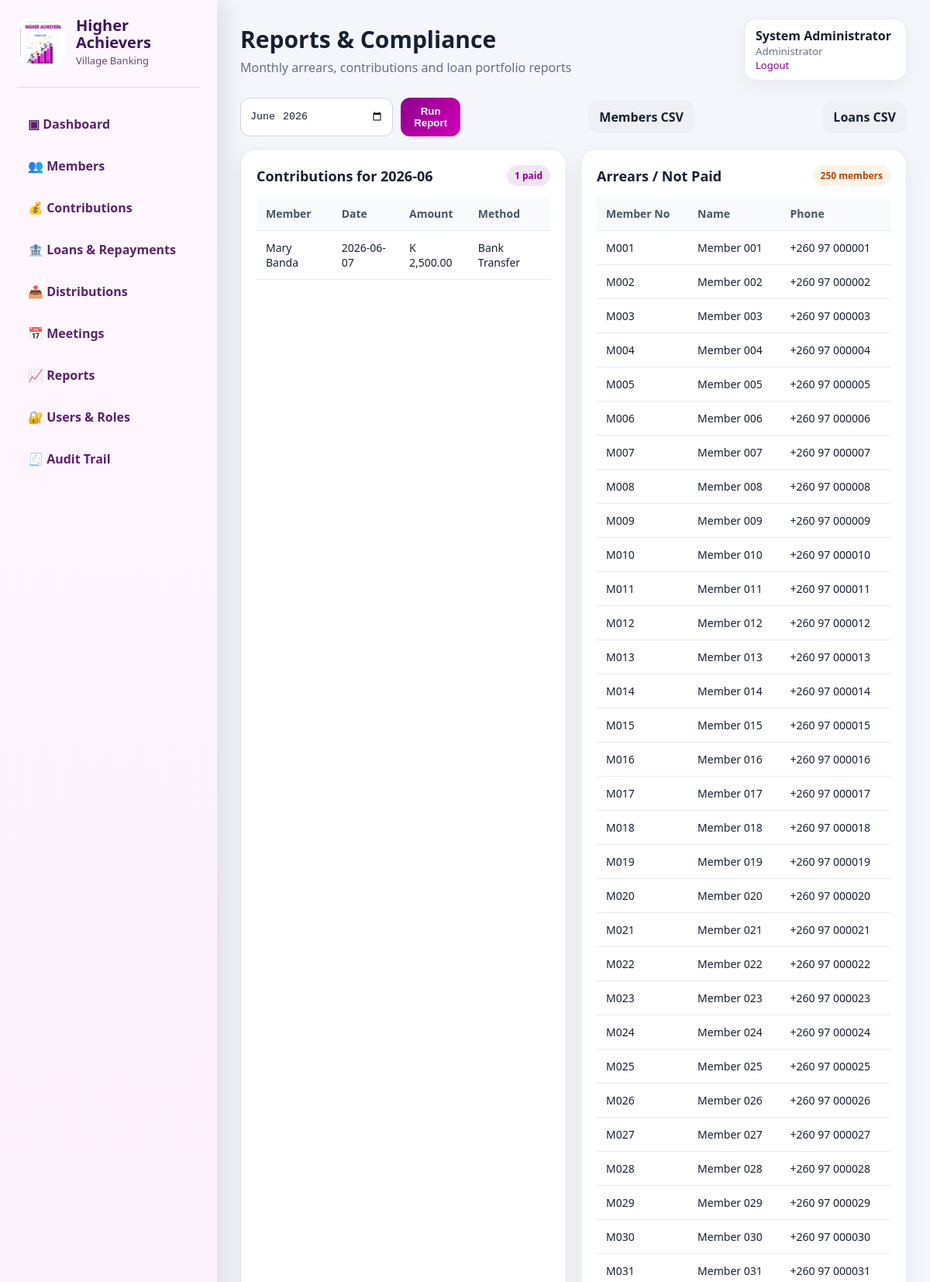
Screenshot of /reports (signed in, upper part) with the database file from the repository.
### higher_achievers_village_banking_pro_audit_V3/village_banking_app/village_banking_app/app.py (models this page shows)
class Contribution(db.Model):
    id = db.Column(db.Integer, primary_key=True)
    member_id = db.Column(db.Integer, db.ForeignKey('member.id'), nullable=False)
    month = db.Column(db.String(7), nullable=False)
    amount = db.Column(db.Numeric(12, 2), nullable=False)
    method = db.Column(db.String(30), nullable=False)
    reference = db.Column(db.String(80))
    paid_on = db.Column(db.Date, default=date.today)
    member = db.relationship('Member', backref='contributions')

class Member(db.Model):
    id = db.Column(db.Integer, primary_key=True)
    member_no = db.Column(db.String(20), unique=True, nullable=False)
    full_name = db.Column(db.String(120), nullable=False)
    phone = db.Column(db.String(30))
    national_id = db.Column(db.String(50))
    group_name = db.Column(db.String(80))
    status = db.Column(db.String(20), default='Active')
    created_at = db.Column(db.Date, default=date.today)

### higher_achievers_village_banking_pro_audit_V3/village_banking_app/village_banking_app/app.py (the view)
@app.route('/reports')
@login_required
@role_required('reports')
def reports():
    month = request.args.get('month') or date.today().strftime('%Y-%m')
    contribs = Contribution.query.filter_by(month=month).all()
    paid_member_ids = {c.member_id for c in contribs}
    arrears = Member.query.filter(Member.id.notin_(paid_member_ids)).all() if paid_member_ids else Member.query.all()
    return render_template('reports.html', month=month, contribs=contribs, arrears=arrears, open_loans=Loan.query.filter_by(status='Open').all())

### higher_achievers_village_banking_pro_audit_V3/village_banking_app/village_banking_app/app.py (called while the page is built)
def user_can(permission):
    user = session.get('user') or {}
    return permission in ROLE_PERMISSIONS.get(user.get('role'), [])

def money(value):
    return Decimal(value or 0).quantize(Decimal('0.01'))

@app.template_filter('kwacha')
def kwacha(value):
    return f"K {money(value):,.2f}"

@app.context_processor
def inject_globals():
    return dict(payment_methods=PAYMENT_METHODS, interest_percent=int(INTEREST_RATE * 100), client_name=CLIENT_NAME, producer_name=PRODUCER_NAME, current_year=date.today().year, current_user=session.get('user'), user_can=user_can, roles=ROLES)

def login_required(view):
    @wraps(view)
    def wrapped(*args, **kwargs):
        if not session.get('user'):
            return redirect(url_for('login', next=request.path))
        return view(*args, **kwargs)
    return wrapped

def role_required(permission):
    def decorator(view):
        @wraps(view)
        def wrapped(*args, **kwargs):
            if not session.get('user'):
                return redirect(url_for('login', next=request.path))
            if not user_can(permission):
                flash('You do not have permission to access that section.', 'error')
                return redirect(url_for('dashboard'))
            return view(*args, **kwargs)
        return wrapped
    return decorator

### higher_achievers_village_banking_pro_audit_V3/village_banking_app/village_banking_app/templates/reports.html (shortened to what this page needs)
{% extends 'base.html' %}
{% block page_title %}Reports & Compliance{% endblock %}
{% block subtitle %}Monthly arrears, contributions and loan portfolio reports{% endblock %}
{% block content %}
<div class="actions"><form><input type="month" name="month" value="{{ month }}"><button class="btn primary">Run Report</button></form><a class="btn" href="{{ url_for('export_csv', kind='members') }}">Members CSV</a><a class="btn" href="{{ url_for('export_csv', kind='loans') }}">Loans CSV</a></div>
<section class="two-col"><div class="panel"><div class="panel-head"><h2>Contributions for {{ month }}</h2><span class="badge">{{ contribs|length }} paid</span></div><table><thead><tr><th>Member</th><th>Date</th><th>Amount</th><th>Method</th></tr></thead><tbody>{% for c in contribs %}<tr><td>{{ c.member.full_name }}</td><td>{{ c.paid_on }}</td><td>{{ c.amount|kwacha }}</td><td>{{ c.method }}</td></tr>{% endfor %}</tbody></table></div><div class="panel"><div class="panel-head"><h2>Arrears / Not Paid</h2><span class="badge warning">{{ arrears|length }} members</span></div><table><thead><tr><th>Member No</th><th>Name</th><th>Phone</th></tr></thead><tbody>{% for m in arrears %}<tr><td>{{ m.member_no }}</td><td>{{ m.full_name }}</td><td>{{ m.phone or '-' }}</td></tr>{% endfor %}</tbody></table></div></section>
{% endblock %}

### higher_achievers_village_banking_pro_audit_V3/village_banking_app/village_banking_app/static/style.css (style rules this page uses)
:root { --purple:#8d008d;--magenta:#d100b8;--teal:#0f8c9a;--ink:#172033;--muted:#667085;--bg:#f4f6fb;--card:#fff;--border:#e6e9f2;--good:#12805c;--warn:#b54708;--bad:#b42318 }
* { box-sizing:border-box }
body { margin:0;background:var(--bg);color:var(--ink);font-family:Segoe UI,Arial,sans-serif }
.two-col { display:grid;grid-template-columns:1fr 1fr;gap:18px;margin-bottom:18px }
.panel { background:white;border:1px solid var(--border);border-radius:20px;padding:20px;box-shadow:0 10px 28px rgba(16,24,40,.06);overflow:auto }
.panel-head { display:flex;justify-content:space-between;align-items:center;gap:12px;margin-bottom:14px }
.panel h2 { margin:0;font-size:18px }
.badge { display:inline-flex;align-items:center;background:#f2e6f5;color:var(--purple);border-radius:999px;padding:5px 10px;font-size:12px;font-weight:700 }
.badge.warning { background:#fff3e8;color:var(--warn) }
table { width:100%;border-collapse:collapse;font-size:14px }
th { text-align:left;color:#475467;background:#f8fafc;padding:12px;border-bottom:1px solid var(--border);white-space:nowrap }
td { padding:12px;border-bottom:1px solid var(--border);vertical-align:top }
.actions { display:flex;justify-content:space-between;align-items:center;gap:12px;margin-bottom:16px;flex-wrap:wrap }
.actions form { display:flex;gap:10px }
.btn,button { border:0;border-radius:12px;background:#eef0f6;color:var(--ink);padding:10px 14px;font-weight:800;text-decoration:none;cursor:pointer }
.btn.primary,button.primary { background:linear-gradient(135deg,var(--purple),var(--magenta));color:white }
input,select,textarea { width:100%;border:1px solid #d0d5dd;border-radius:12px;padding:11px;background:white;color:var(--ink) }

### rows the page displays
Contribution: member.full_name "Mary Banda", paid_on "2026-06-07", amount|kwacha "K 2,500.00", method "Bank Transfer"
Member: member_no "M001", full_name "Member 001", phone "+260 97 000001"
Member: member_no "M002", full_name "Member 002", phone "+260 97 000002"
Member: member_no "M003", full_name "Member 003", phone "+260 97 000003"
Member: member_no "M004", full_name "Member 004", phone "+260 97 000004"
Member: member_no "M005", full_name "Member 005", phone "+260 97 000005"
Member: member_no "M006", full_name "Member 006", phone "+260 97 000006"
Member: member_no "M007", full_name "Member 007", phone "+260 97 000007"
Member: member_no "M008", full_name "Member 008", phone "+260 97 000008"
Member: member_no "M009", full_name "Member 009", phone "+260 97 000009"
Member: member_no "M010", full_name "Member 010", phone "+260 97 000010"
Member: member_no "M011", full_name "Member 011", phone "+260 97 000011"
Member: member_no "M012", full_name "Member 012", phone "+260 97 000012"
Member: member_no "M013", full_name "Member 013", phone "+260 97 000013"
Member: member_no "M014", full_name "Member 014", phone "+260 97 000014"
Member: member_no "M015", full_name "Member 015", phone "+260 97 000015"
Member: member_no "M016", full_name "Member 016", phone "+260 97 000016"
Member: member_no "M017", full_name "Member 017", phone "+260 97 000017"
Member: member_no "M018", full_name "Member 018", phone "+260 97 000018"
Member: member_no "M019", full_name "Member 019", phone "+260 97 000019"
Member: member_no "M020", full_name "Member 020", phone "+260 97 000020"
Member: member_no "M021", full_name "Member 021", phone "+260 97 000021"
Member: member_no "M022", full_name "Member 022", phone "+260 97 000022"
Member: member_no "M023", full_name "Member 023", phone "+260 97 000023"
Member: member_no "M024", full_name "Member 024", phone "+260 97 000024"
Member: member_no "M025", full_name "Member 025", phone "+260 97 000025"
Member: member_no "M026", full_name "Member 026", phone "+260 97 000026"
Member: member_no "M027", full_name "Member 027", phone "+260 97 000027"
Member: member_no "M028", full_name "Member 028", phone "+260 97 000028"
Member: member_no "M029", full_name "Member 029", phone "+260 97 000029"
Member: member_no "M030", full_name "Member 030", phone "+260 97 000030"
Member: member_no "M031", full_name "Member 031", phone "+260 97 000031"

### other values shown
{{ client_name }} "Higher Achievers"
{{ current_user.full_name if current_user else 'Guest' }} "System Administrator"
{{ current_user.role if current_user else '' }} "Administrator"
{{ month }} "2026-06"
{{ contribs|length }} "1"
{{ arrears|length }} "250"
